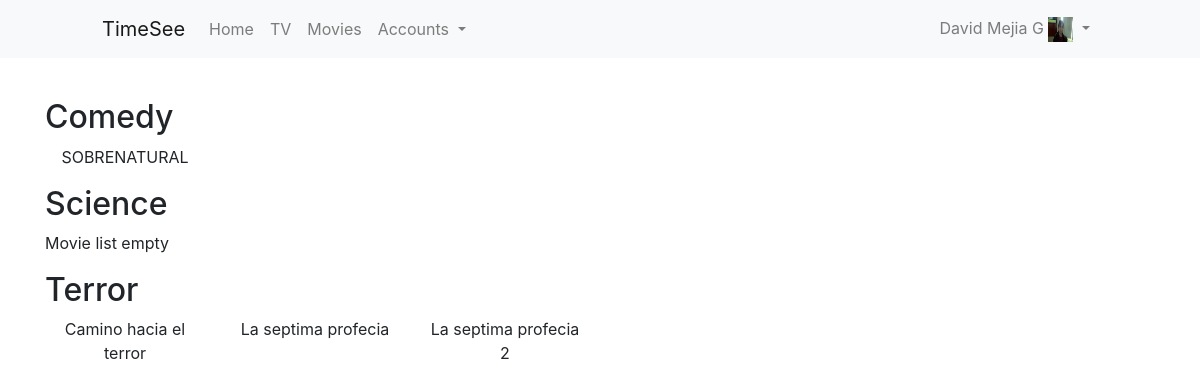
Page /movies/movies (signed in) on the committed database.
### accounts/models.py (models this page shows, shortened)
class Profile(models.Model):
	country_choices = (
		("MX", "Mexico"),
		("USA", "United States of America"),
	)
	user = models.OneToOneField(settings.AUTH_USER_MODEL, on_delete=models.CASCADE)
	photo = models.ImageField(upload_to="users/%Y/%m/%d", blank=True,  default="/userDefault.png")
	phone = models.CharField(max_length=13, blank=True, null=True)
	country = models.CharField(max_length=10, choices=country_choices, default="MX")
	locked = models.BooleanField(default=False)
	monthly_payment = models.DecimalField(decimal_places=2, max_digits=5)
	foreign_currency = models.CharField(max_length=10, default="MXN")
	is_internet_client = models.BooleanField(default=False)
	free_trial_deadline = models.DateTimeField(null=True, blank=True)

### movies/models.py (models this page shows, shortened)
class Category(models.Model):
	name = models.CharField(max_length=30)
	class Meta:
		ordering = ['name']
		verbose_name_plural = "categories"

class Movie(models.Model):
	category = models.ForeignKey(Category, related_name="category", on_delete=models.CASCADE)
	name = models.CharField(max_length=30)
	link = models.TextField()
	image = models.TextField()
	synopsis = models.TextField()
	year = models.IntegerField()
	duration = models.DurationField()
	slug = models.SlugField(max_length=200, unique=True)
	class Meta:
		ordering = ['name']

### movies/views.py (the view)
# urls.py: url('movies', views.MoviesListView.as_view(), name="MoviesList"),
class MoviesListView(View):
	@method_decorator(login_required)
	def get(self, request):
		template_name = 'movies/MoviesList.html'
		categories = Category.objects.all()
		ListOfMoviesByCategory = []
		for category in categories:
			ListOfMoviesByCategory.append({'category': category.name, 'movies': Movie.objects.filter(category=category)})
		context = {
			'ListOfMoviesByCategory': ListOfMoviesByCategory,
		}
		return render(request, template_name, context)

### movies/templates/movies/MoviesList.html (shortened to what this page needs)
{%extends 'base.html'%}
{%block content%}
	<div class="row">
		<div class="col-12">
		{%for MoviesByCategory in ListOfMoviesByCategory%}
			<h2>{{MoviesByCategory.category}}</h2>
			<div class="row">
			{%for movie in MoviesByCategory.movies%}
				<div class="col-4 col-sm-3 col-md-2">
					<p class="text-center">{{movie.name}}</p>
				</div>
			{%empty%}
				<div class="col-12">
					<p>Movie list empty</p>
				</div>
			{%endfor%}
			</div>
		{%endfor%}
		</div>
	</div>
{%endblock content%}

### templates/base.html (shortened to what this page needs)
{% load static%}
<!DOCTYPE html>
<html lang="en"l>
	<head>
		<link rel="stylesheet" type="text/css" href="{%static '/css/styles.css'%}">
    <link rel="stylesheet" type="text/css" href="{%static '/js/test.js'%}">
<link rel="stylesheet" href="https://maxcdn.bootstrapcdn.com/bootstrap/4.0.0/css/bootstrap.min.css">
	</head>
	<body>
<nav class="navbar navbar-expand-lg navbar-light bg-light">
  <a class="navbar-brand" href="{%if request.user.is_authenticated == False%}{%url 'main:Main'%}{%endif%}">TimeSee</a>
  {%if request.user.is_authenticated%}
  <div class="collapse navbar-collapse" id="navbarTogglerDemo02">
    <ul class="navbar-nav mr-auto mt-2 mt-lg-0">
      <li class="nav-item">
        <a class="nav-link" href="{%url 'accounts:Home'%}">Home <span class="sr-only">(current)</span></a>
      </li>
      <li class="nav-item">
        <a class="nav-link {%if request.user.profile.locked == True%}btn disabled {%endif%}" href="{%url 'TV:ChannelsList'%}">TV</a>
      </li>
      <li class="nav-item">
        <a class="nav-link {%if request.user.profile.locked == True%}btn disabled {%endif%}" href="{%url 'Movies:MoviesList'%}">Movies</a>
      </li>
      {%if request.user.is_staff%}
      <li class="nav-item dropdown">
        <a class="nav-link dropdown-toggle" href="#" id="navbarDropdownMenuLink" data-toggle="dropdown" aria-haspopup="true" aria-expanded="false">
        Accounts
        </a>
      </li>
      {%endif%}
    </ul>
    <ul class="navbar-nav ml-auto">
      <li class="nav-item dropdown">
        <a class="nav-link dropdown-toggle" href="#" id="navbarDropdownMenuLink" data-toggle="dropdown" aria-haspopup="true" aria-expanded="false">
          {{request.user.get_full_name}}
          <img src="{{request.user.profile.photo.url}}" class="myphoto">
        </a>
      </li>
    </ul>
  </div>
  {%endif%}
</nav>
		<section class="container content">
			{%block content%}
			{%endblock content%}
		</section>
	</body>
</html>

### static/css/styles.css (style rules this page uses)
.content, .sub-title { padding-top: 40px; }
.myphoto { height: 25px; width: 25px; }
@media screen and (min-width: 992px) { .navbar-brand { padding-left: 86px; } }
@media screen and (min-width: 992px) { .ml-auto { padding-right: 86px; } }

### rows in the picture
Category: category "Comedy"
Movie: name "SOBRENATURAL"
Category: category "Science"
Category: category "Terror"
Movie: name "Camino hacia el terror"
Movie: name "La septima profecia"
Movie: name "La septima profecia 2"

### other values in the picture
{{ request.user.get_full_name }} "David Mejia G"
